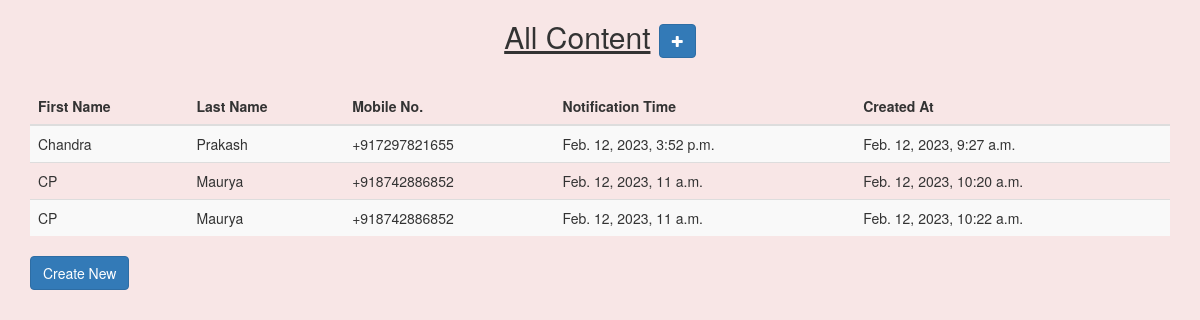
/main/, run on the app's committed database.
### main/models.py (models this page shows, shortened)
class MainModel(models.Model):
    id = models.UUIDField(primary_key=True, default=uuid.uuid4, editable=False)
    first_name = models.CharField(max_length=128, blank=True, null=True)
    last_name = models.CharField(max_length=128, blank=True, null=True)
    mobile = PhoneNumberField(blank=True, null=True)
    notification_time = models.DateTimeField(db_index=True)
    created_at = models.DateTimeField(auto_now_add=True, db_index=True)
    class Meta:
        db_table = 'MainModel'

### main/views.py (the view)
class AllNotifications(View):
    def get(self, request, *args, **kwargs):
        queryset = MainModel.objects.all()
        context = {
            "queryset": queryset,
        }
        return render(request, "all_notification.html", context)

### main/templates/all_notification.html (shortened to what this page needs)
{% extends "base.html" %}
{% block content %}
<div class="container">
    <h2 class="text-center"><u>All Content</u> <a class='btn btn-primary' href='/main/home/'><i class="fa fa-plus"></i></a></h2><br>
    <table class="table table-dark table-striped">
        <thead>
        <tr>
            <th>First Name</th>
            <th>Last Name</th>
            <th>Mobile No.</th>
            <th>Notification Time</th>
            <th>Created At</th>
        </tr>
        </thead>
        <tbody>
        {% for obj in queryset %}
        <tr>
            <td>{{obj.first_name}}</td>
            <td>{{obj.last_name}}</td>
            <td>{{obj.mobile}}</td>
            <td>{{obj.notification_time}}</td>
            <td>{{obj.created_at}}</td>
        </tr>
        {% endfor %}
        </tbody>
    </table>
    <a class='btn btn-primary'  href='/main/home/'>Create New</a>
</div>
{% endblock content %}

### templates/base.html (shortened to what this page needs)
<!DOCTYPE HTML>
<html>
<head>
    <link rel="stylesheet" href="https://maxcdn.bootstrapcdn.com/bootstrap/3.3.7/css/bootstrap.min.css">
    <link href="http://getbootstrap.com/examples/cover/cover.css" rel="stylesheet">
    <link rel="stylesheet" href="https://cdnjs.cloudflare.com/ajax/libs/font-awesome/4.7.0/css/font-awesome.min.css">
</head>
<body>
    <div class="site-wrapper">
      <div class="site-wrapper-inner">
        <div class="cover-container">
          <div class="inner cover">
             {% block content %}
            {% endblock content %}
          </div>
        </div>
      </div>
    </div>
</body>
</html>

### templates/base.html (style rules this page uses)
body { background-color: #f8e6e6; }

### data on the page
MainModel: first_name "Chandra", last_name "Prakash", mobile "+917297821655", notification_time "Feb. 12, 2023, 3:52 p.m.", created_at "Feb. 12, 2023, 9:27 a.m."
MainModel: first_name "CP", last_name "Maurya", mobile "+918742886852", notification_time "Feb. 12, 2023, 11 a.m.", created_at "Feb. 12, 2023, 10:20 a.m."
MainModel: first_name "CP", last_name "Maurya", mobile "+918742886852", notification_time "Feb. 12, 2023, 11 a.m.", created_at "Feb. 12, 2023, 10:22 a.m."
